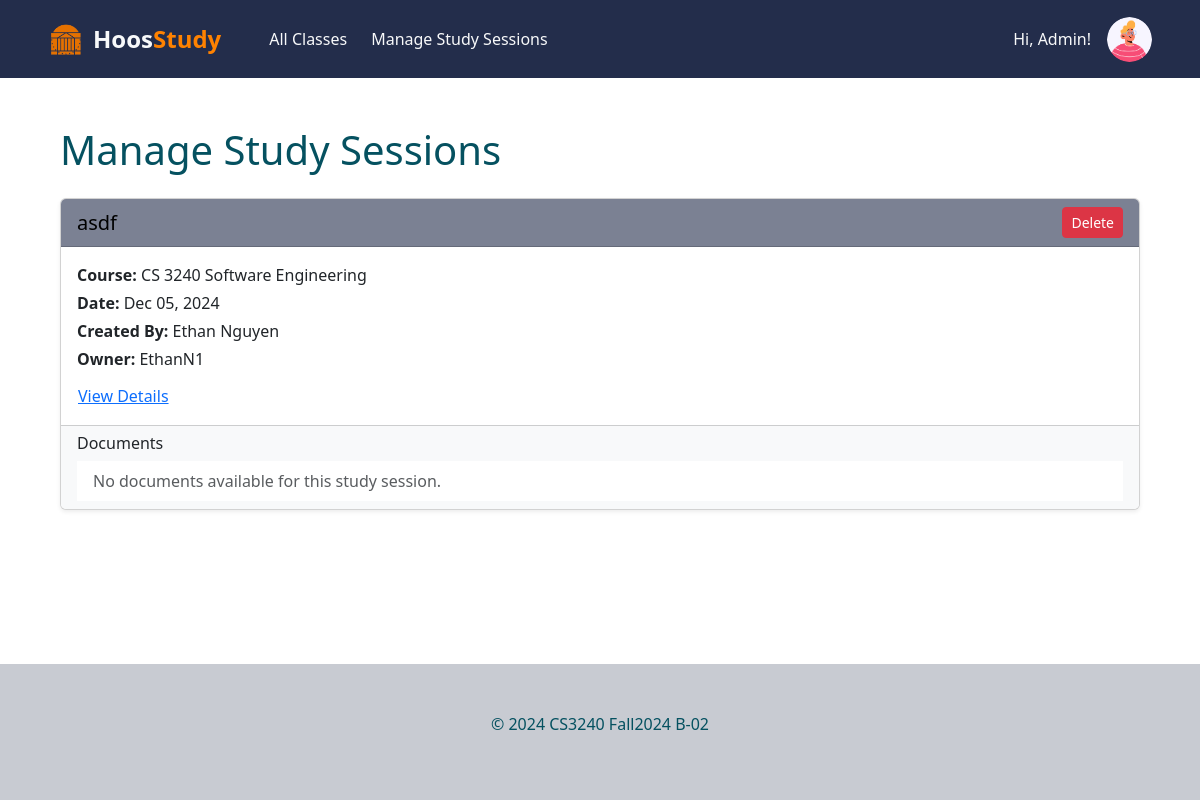
Page /pma-manage-study-sessions/ (signed in) on the committed database.
### hoos_study_app/models.py (models this page shows, shortened)
class User(AbstractUser):
    YEAR_CHOICES = [
        ('1', 'First Year'),
        ('2', 'Second Year'),
        ('3', 'Third Year'),
        ('4', 'Fourth Year'),
    ]
    is_pma_admin = models.BooleanField(default=False)
    year = models.CharField(max_length=1, choices=YEAR_CHOICES,  null=True, blank=True)
    profile_picture = models.ImageField(
        upload_to='profile_pictures/', null=True, blank=True,
        validators=[validate_file_extension, validate_file_size],
        default=random_profile_picture
    )

class StudySession(models.Model): #what we need to keep track of in the tables
    name = models.CharField('Study Session Name', max_length=200)
    course_name = models.ForeignKey(Course, on_delete=models.CASCADE)
    date = models.DateTimeField('Study Session Date')
    created_by = models.CharField(max_length=200)
    owner = models.ForeignKey(User, on_delete=models.CASCADE, related_name="owned_sessions", null=True, blank=True)
    description = models.CharField(max_length=400)
    location_name = models.CharField('Study Session Location', max_length=200)
    room_number = models.CharField(max_length=50, null=True, blank = True, default="No room number provided")
    description_of_location = models.CharField(max_length=400 )
    attendees = models.ManyToManyField(User, related_name="study_session") # now allows users to sign up for many sessions

class Course(models.Model):
    mnemonic = models.CharField(max_length=4, default="GEN")
    number = models.IntegerField(default=1000)
    title = models.CharField(max_length=100, default="HOOS")
    students = models.ManyToManyField(User, related_name="courses", blank=True)
    semester = models.CharField(max_length=20, default="N/A")
    def __str__(self):
        return f"{self.mnemonic} {self.number} {self.title}"

### hoos_study_app/views.py (the view)
# urls.py: path("pma-manage-study-sessions/", views.pma_manage_study_sessions, name="pma-manage-study-sessions"),
def pma_manage_study_sessions(request):
    study_sessions = StudySession.objects.all()
    return render(request, 'hoos_study_app/pma_manage_study_sessions.html', {'study_sessions': study_sessions})

### hoos_study_app/templates/hoos_study_app/pma_manage_study_sessions.html (shortened to what this page needs)
{% extends "base.html" %}
{% block content %}
<div class="container my-4">
    <h1 class="mb-4">Manage Study Sessions</h1>
    {% for study_session in study_sessions %}
        <div class="card mb-3 shadow-sm">
            <div class="card-header d-flex justify-content-between align-items-center" style="background-color: #7b8193; color: #000;">
                <h5 class="mb-0">{{ study_session.name }}</h5>
                <form method="POST" action="{% url 'hoos_study_app:pma_delete_study_session' study_session.id %}" class="ms-3">
                    <button type="submit" class="btn btn-sm btn-danger">Delete</button>
                </form>
            </div>
            <div class="card-body py-3">
                <p class="mb-1"><strong>Course:</strong> {{ study_session.course_name }}</p>
                <p class="mb-1"><strong>Date:</strong> {{ study_session.date|date:"M d, Y" }}</p>
                <p class="mb-1"><strong>Created By:</strong> {{ study_session.created_by }}</p>
                <p class="mb-1"><strong>Owner:</strong> {{ study_session.owner.username }}</p>
                <button class="btn btn-link text-primary p-0 mt-2" type="button" data-bs-toggle="collapse" data-bs-target="#details-{{ study_session.id }}">
                    View Details
                </button>
            </div>
            <div class="card-footer bg-light py-2">
                <h6 class="mb-2">Documents</h6>
                <ul class="list-group list-group-flush">
                    {% for document in study_session.document_set.all %}
                        <li class="list-group-item d-flex justify-content-between align-items-center">
                            <span>
                                <strong>{{ document.filename }}</strong> - {{ document.description }}
                                <a href="{{ document.file.url }}" class="text-primary ms-2">Download</a>
                            </span>
                            <form method="POST" action="{% url 'hoos_study_app:delete_document' document.id %}?from_pma=true">
                                {% csrf_token %}
                                <button type="submit" class="btn btn-sm btn-danger">Delete</button>
                            </form>
                            <!-- <form method="POST" action="{% url 'hoos_study_app:delete_document' document.id %}">
                                {% csrf_token %}
                                <button type="submit" class="btn btn-sm btn-danger">Delete</button>
                            </form> -->
                        </li>
                    {% empty %}
                        <li class="list-group-item text-muted">No documents available for this study session.</li>
                    {% endfor %}
                </ul>
            </div>
        </div>
    {% empty %}
        <div class="alert alert-info">No study sessions available.</div>
    {% endfor %}
</div>
{% endblock %}

### hoos_study_app/templates/base.html (shortened to what this page needs)
<!DOCTYPE html>
<html lang="en">
<head>
    {% load static %}
    <link rel="stylesheet" href="{% static 'hoos_study_app/css/styles.css' %}">
    <link href="https://cdn.jsdelivr.net/npm/bootstrap@5.3.3/dist/css/bootstrap.min.css" rel="stylesheet"
>
    <link rel="stylesheet" href="https://cdn.jsdelivr.net/npm/bootstrap-icons@1.11.3/font/bootstrap-icons.min.css">
</head>
<body class="d-flex flex-column min-vh-100">
  <header class="navbar navbar-expand-lg py-3" style="background-color: #232D4B;">
    <nav class="container-xxl px-5">
      <div class="collapse navbar-collapse text-light" id="navbarToggler">
        <a class="navbar-brand d-flex align-items-center me-5 fw-bold text-light" href="{% url 'hoos_study_app:home' %}" style="text-decoration: none;">
            <img src="{% static 'hoos_study_app/img/rotundaIcon.png' %}"
                alt="Rotunda Icon"
                style="width: 35px; height: 35px; margin-right: 10px;">
            <span style="font-size: 1.5rem; font-weight: bold;">Hoos<span style="color: #FF8200;">Study</span></span>
        </a>
        <a class="nav-link me-4" href="{% url 'hoos_study_app:class-list' %}">
          All Classes
        </a>
        {% if user.is_pma_admin %}
        <a class="nav-link me-4" href="{% url 'hoos_study_app:pma-manage-study-sessions' %}">
          Manage Study Sessions
        </a>
        {% endif %}
      </div>
      <div class="ms-auto">
        {% if user.is_authenticated %}
        <div class="d-flex align-items-center text-light">
          <p class="me-3 mb-0">Hi, {{ user.first_name }}!</p>
          <div id="profile-picture-dropdown" class="nav-item dropdown">
            <a class="nav-link dropdown-toggle" href="#" role="button" data-bs-toggle="dropdown" aria-expanded="false">
              <img id="profile-picture"
                 class="rounded-circle"
                 src="{% if user.profile_picture %}{{ user.profile_picture.url }}{% endif %}"
                 style="width: 45px; height: 45px; object-fit: cover;">
            </a>
          </div>
        </div>
        {% else %}
          <a href="{% url 'account_login' %}" class="btn btn-light">
            <i class="bi bi-box-arrow-in-right me-1"></i>
            Log In
          </a>
        {% endif %}
      </div>
    </nav>
  </header>
  {% block main %}
  <div id="content" class="container-xxl px-5 flex-grow-1 my-4 text-info-emphasis">
    {% block content %}{% endblock %}
  </div>
  {% endblock main %}
  <div class="py-5" style="background-color: #C8CBD2;">
    <footer class="container-xxl text-center text-info-emphasis">
      <p>© 2024 CS3240 Fall2024 B-02</p>
    </footer>
  </div>
</body>

### static/hoos_study_app/css/styles.css (style rules this page uses)
#profile-picture-dropdown .nav-link.dropdown-toggle::after { display: none; }

### rows in the picture
User: first_name "Admin", profile_picture (picture)
StudySession: name "asdf", course_name "CS 3240 Software Engineering", date "Dec 05, 2024", created_by "Ethan Nguyen", owner.username "EthanN1"
